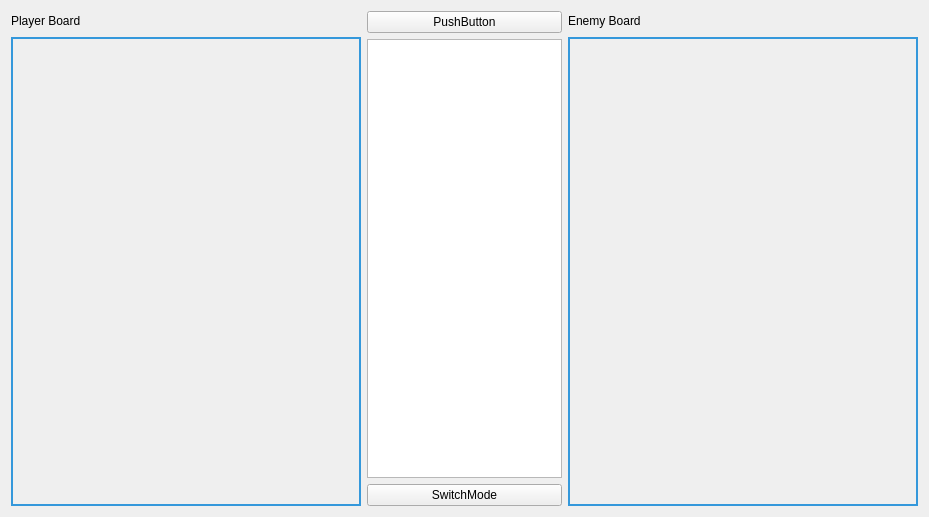
<?xml version="1.0" encoding="UTF-8"?>
<ui version="4.0">
 <class>GameWindow</class>
 <widget class="QWidget" name="GameWindow">
  <property name="geometry">
   <rect>
    <x>0</x>
    <y>0</y>
    <width>929</width>
    <height>517</height>
   </rect>
  </property>
  <property name="minimumSize">
   <size>
    <width>879</width>
    <height>490</height>
   </size>
  </property>
  <property name="maximumSize">
   <size>
    <width>1920</width>
    <height>1080</height>
   </size>
  </property>
  <property name="windowTitle">
   <string>Form</string>
  </property>
  <layout class="QHBoxLayout" name="horizontalLayout_2">
   <item>
    <layout class="QVBoxLayout" name="verticalLayout">
     <item>
      <widget class="QLabel" name="PlayerBoardLabel">
       <property name="maximumSize">
        <size>
         <width>16777215</width>
         <height>20</height>
        </size>
       </property>
       <property name="text">
        <string>Player Board</string>
       </property>
      </widget>
     </item>
     <item>
      <widget class="BoardWidget" name="PlayerBoard" native="true">
       <property name="minimumSize">
        <size>
         <width>350</width>
         <height>0</height>
        </size>
       </property>
       <property name="autoFillBackground">
        <bool>false</bool>
       </property>
       <property name="styleSheet">
        <string notr="true">border: 2px solid #3498db;
</string>
       </property>
      </widget>
     </item>
    </layout>
   </item>
   <item>
    <layout class="QVBoxLayout" name="verticalLayout_3">
     <item>
      <widget class="QPushButton" name="CommandpushButton">
       <property name="maximumSize">
        <size>
         <width>1000</width>
         <height>16777215</height>
        </size>
       </property>
       <property name="layoutDirection">
        <enum>Qt::RightToLeft</enum>
       </property>
       <property name="text">
        <string>PushButton</string>
       </property>
      </widget>
     </item>
     <item>
      <widget class="QTextBrowser" name="InformationBrowser"/>
     </item>
     <item>
      <widget class="QPushButton" name="SwitchModeButton">
       <property name="text">
        <string>SwitchMode</string>
       </property>
      </widget>
     </item>
    </layout>
   </item>
   <item>
    <layout class="QVBoxLayout" name="verticalLayout_2">
     <item>
      <widget class="QLabel" name="EnemyBoardLabel">
       <property name="maximumSize">
        <size>
         <width>16777215</width>
         <height>20</height>
        </size>
       </property>
       <property name="text">
        <string>Enemy Board</string>
       </property>
      </widget>
     </item>
     <item>
      <widget class="BoardWidget" name="EnemyBoard" native="true">
       <property name="minimumSize">
        <size>
         <width>350</width>
         <height>0</height>
        </size>
       </property>
       <property name="autoFillBackground">
        <bool>false</bool>
       </property>
       <property name="styleSheet">
        <string notr="true">border: 2px solid #3498db;
</string>
       </property>
      </widget>
     </item>
    </layout>
   </item>
  </layout>
 </widget>
 <customwidgets>
  <customwidget>
   <class>BoardWidget</class>
   <extends>QWidget</extends>
   <header>view.components.BoardWidget</header>
   <container>1</container>
  </customwidget>
 </customwidgets>
 <resources/>
 <connections/>
</ui>
